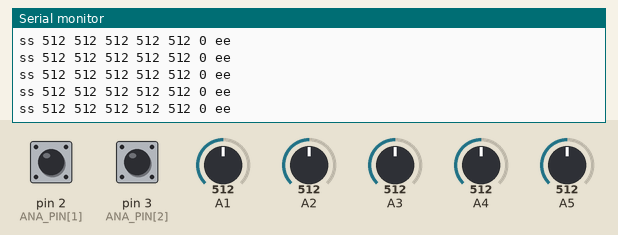
This sketch was run on a simulated Arduino Uno, built with avr-gcc and run on an emulated ATmega328P. Parts: the last lines printed to the serial monitor. The inputs (shaded band) are chosen by the test bench; at power-on: A1 = 512, A2 = 512, pin 2 (ANA_PIN[1]) HIGH, pin 3 (ANA_PIN[2]) HIGH, A3 = 512, A4 = 512, A5 = 512.

Above: at 4.3 s.
4.4 s: A1 set to 107
At 4.9 s:
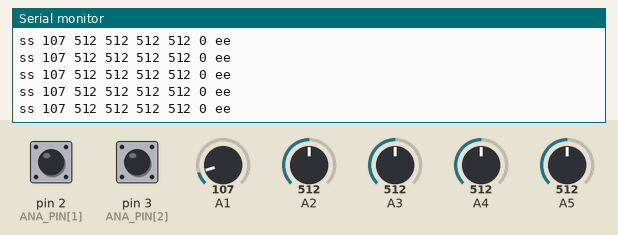
7.4 s: A1 set to 92
At 8.2 s:
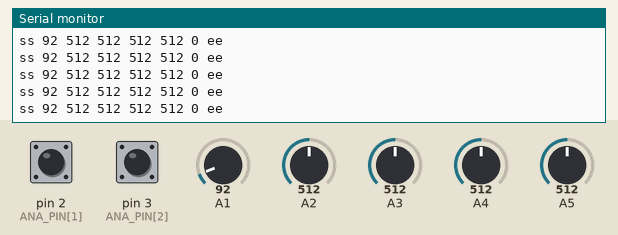
8.9 s: A2 set to 110
At 9.8 s:
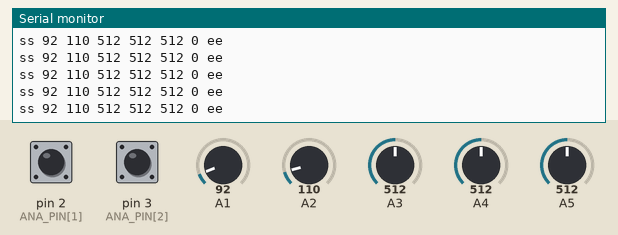
11.9 s: A2 set to 88
At 12.4 s:
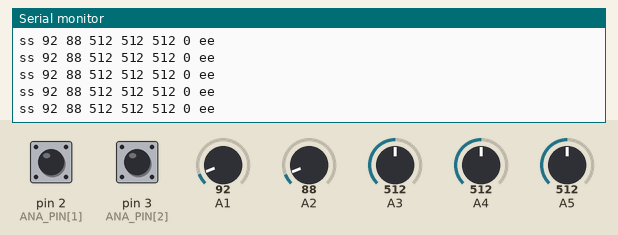
Timing chart, 0 to 14.9 s (numbered marks = the images above; inputs shaded):
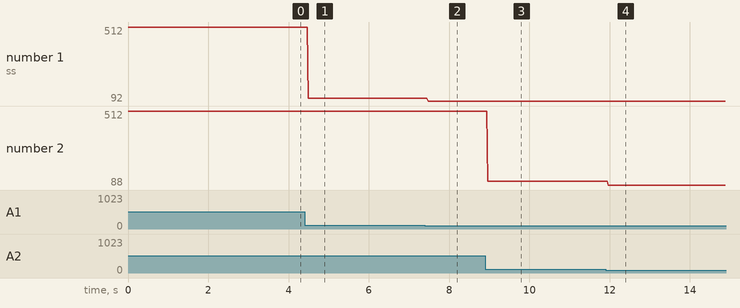

The sketch:

MasterControlBox.ino
```cpp
int ANA_PIN[] = { 1, 2, 3, 4, 5};
int BTN1_PIN[] = {2, 3};

void setup() {
  pinMode(BTN1_PIN[0], INPUT_PULLUP);
  pinMode(BTN1_PIN[1], INPUT_PULLUP);

//  for(int i=0; i<5; i++)
//  {
//    pinMode(ANA_PIN[i], INPUT);
//  }

  Serial.begin(9600);

}

void loop() {

  int potVal[5];
  //header
  Serial.print("ss ");
  //read all value
  for(int i=0; i<5; i++)
  {
    potVal[i] = analogRead(ANA_PIN[i]);
    Serial.print(potVal[i]);
    Serial.print(" ");
  }
  if(digitalRead(BTN1_PIN[0]) == 0)
  {
    Serial.print("-1 ");
  }else if(digitalRead(BTN1_PIN[1]) == 0)
  {
    Serial.print("1 ");
  }else
  {
    Serial.print("0 ");
  }
  Serial.println("ee");

}
```

Measured:
- after the input at 4.4 s, the serial monitor: prints a new line after 0.09 s (image 1)
- after the input at 7.4 s, the serial monitor: prints a new line after 0.08 s (image 2)
- after the input at 8.9 s, the serial monitor: prints a new line after 0.07 s (image 3)
- after the input at 11.9 s, the serial monitor: prints a new line after 0.06 s (image 4)
- plotted number 1: 512 → 107 after the input at 4.4 s, 107 → 92 after the input at 7.4 s
- plotted number 2: 512 → 110 after the input at 8.9 s, 110 → 88 after the input at 11.9 s
